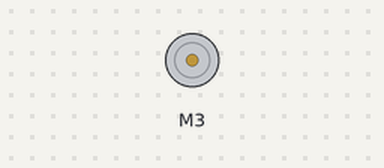
The sketch below on a simulated Arduino Uno, built with avr-gcc and run on an emulated ATmega328P. On the bench: DC motor (green arrow = forward, orange = backward, longer = faster). What the sketch prints to the serial monitor is not drawn.

Above: at 10.7 s.
Timing chart, 0 to 14.6 s (numbered marks = the images above):
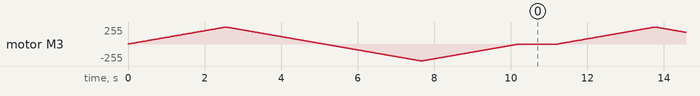

The sketch:

arduino_MotorShieldSpeed.ino
```cpp
/*------------------------------------------------------------------------------------
arduino_MotorShieldBasic.ino

For use with the Adafruit Motor Shield v2
http://www.adafruit.com/products/1438

Adapted from the example code in the Adafruit library

Get the library at:
https://github.com/ladyada/Adafruit_Motor_Shield_V2_Library/archive/master.zip

Created: 10/23/15 - Joshua Vaughan - joshua.vaughan@louisiana.edu

Modified:
  * mm/dd/yy - Name (email if not same person as above)
    - major change 1
    - major change 2
  * mm/dd/yy - Name (email if not same person as above)
    - major change 1
------------------------------------------------------------------------------------*/

// Include the necessary libraries for the motor shield
// You should include all three below anytime you're using the motor-driver shield
#include <Wire.h>
#include <Adafruit_MotorShield.h>
#include "utility/Adafruit_MS_PWMServoDriver.h"

// Create the motor shield object with the default I2C address
Adafruit_MotorShield AFMS = Adafruit_MotorShield();

// Or, create it with a different I2C address (say for stacking)
// Adafruit_MotorShield AFMS = Adafruit_MotorShield(0x61);

// Select which 'port' M1, M2, M3 or M4. In this case, M3
Adafruit_DCMotor *Motor3 = AFMS.getMotor(3);

// You can also make another motor on port M2
//Adafruit_DCMotor *myOtherMotor = AFMS.getMotor(2);

void setup() {
  Serial.begin(9600);           // set up Serial library at 9600 bps
  Serial.println("Adafruit Motorshield v2 - DC Motor test");

  AFMS.begin();  // create with the default frequency 1.6KHz
  //AFMS.begin(1000);  // OR with a different frequency, say 1KHz

  // Set the speed to start, from 0 (off) to 255 (max speed)
  Motor3->setSpeed(150);
  Motor3->run(FORWARD);

  // turn on motor
  Motor3->run(RELEASE);
}

void loop() {
  uint8_t i; // counter used in speed variation loops

  Serial.println("tick");

  // Set the direction of the motor to FORWARD
  Motor3->run(FORWARD);

  // This for loop varies the speed from 0 to maximum
  for (i=0; i<255; i++) {
    Motor3->setSpeed(i);
    delay(10);
  }

  // This for loop varies the speed from maximum to 0
  for (i=255; i!=0; i--) {
    Motor3->setSpeed(i);
    delay(10);
  }

  Serial.println("tock");

  // Set the direction of the motor to BACKWARD
  Motor3->run(BACKWARD);

  // This for loop varies the speed from 0 to maximum
  for (i=0; i<255; i++) {
    Motor3->setSpeed(i);
    delay(10);
  }

  // This for loop varies the speed from maximum to 0
  for (i=255; i!=0; i--) {
    Motor3->setSpeed(i);
    delay(10);
  }

  Serial.println("tech");
  Motor3->run(RELEASE);

  // Pause 1000ms before repeating
  delay(1000);
}
```
